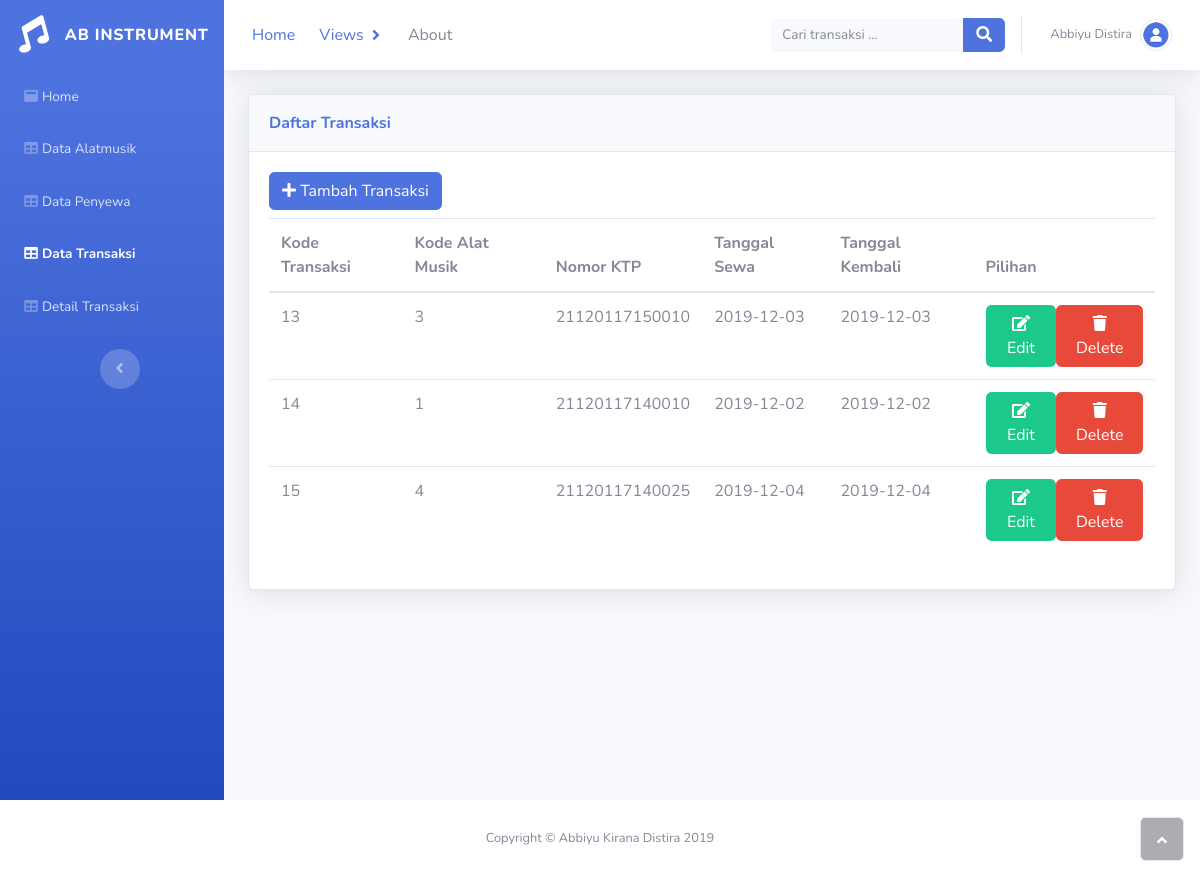
The page /transaksi.php (signed in) on the database its author committed.
### tables this page shows
CREATE TABLE `transaksi` (
  `id_transaksi` int(11) NOT NULL,
  `id_alatmusik` int(11) NOT NULL,
  `id_penyewa` varchar(25) NOT NULL,
  `tgl_pinjam` date NOT NULL,
  `tgl_kembali` date DEFAULT NULL
);

### transaksi.php (the view, shortened to what this page needs)
<!DOCTYPE html>
<html>
<head>
    <link rel="stylesheet" href="assets/bootstrap/css/bootstrap.min.css">
    <link rel="stylesheet" href="assets/fonts/fontawesome-all.min.css">
    <link rel="stylesheet" href="assets/css/Navigation-Clean.css">
</head>
<body id="page-top">
    <div id="wrapper">
        <nav class="navbar navbar-dark align-items-start sidebar sidebar-dark accordion bg-gradient-primary p-0">
            <div class="container-fluid d-flex flex-column p-0">
                <a class="navbar-brand d-flex justify-content-center align-items-center sidebar-brand m-0" href="#">
                    <div class="sidebar-brand-icon rotate-n-15"><i class="fas fa-music"></i></div>
                    <div class="sidebar-brand-text mx-3"><span>AB Instrument</span></div>
                </a>
                <ul class="nav navbar-nav text-light" id="accordionSidebar">
                    <li class="nav-item" role="presentation">
                        <a class="nav-link" href="index.php"><i class="fas fa-window-maximize"></i><span>Home</span></a>
                        <a class="nav-link" href="alatmusik.php"><i class="fas fa-table"></i><span>Data Alatmusik</span></a>
                        <a class="nav-link" href="penyewa.php"><i class="fas fa-table"></i><span>Data Penyewa</span></a>
                        <a class="nav-link active" href="transaksi.php"><i class="fas fa-table"></i><span>Data Transaksi</span></a>
                        <a class="nav-link" href="detailtransaksi.php"><i class="fas fa-table"></i><span>Detail Transaksi</span></a>
                    </li>
                </ul>
                <div class="text-center d-none d-md-inline"><button class="btn rounded-circle border-0" id="sidebarToggle" type="button"></button></div>
            </div>
        </nav>
        <div class="d-flex flex-column" id="content-wrapper">
            <div id="content">
                <nav class="navbar navbar-light navbar-expand bg-white shadow mb-4 topbar static-top">
                    <div class="container-fluid">
                    <ul class="nav">
                        <li class="nav-item">
                            <a class="nav-link" href="index.php">Home</a>
                        </li>
                        <li class="nav-item dropdown">
                            <a class="nav-link dropdown-toggle" data-toggle="dropdown" href="#" role="button" aria-haspopup="true" aria-expanded="false">Views</a>
                        </li>
                        <li class="nav-item">
                            <a class="nav-link disabled" href="about.php" tabindex="-1" aria-disabled="true">About</a>
                        </li>
                    </ul>
                        <ul class="nav navbar-nav flex-nowrap ml-auto">
                            <form class="form-inline mr-auto navbar-search w-100" action="transaksi.php" method="get">
                                        <div class="input-group"><input class="bg-light form-control border-0 small" type="text" name="search" placeholder="Cari transaksi ...">
                                            <div class="input-group-append"><button class="btn btn-primary py-0" type="button"><i class="fas fa-search"></i></button></div>
                                        </div>
                            </form>
                            <li class="nav-item dropdown no-arrow" role="presentation">
                                <div class="nav-item dropdown no-arrow"><a class="dropdown-toggle nav-link" data-toggle="dropdown" aria-expanded="false" href="#">
                                    <span class="d-none d-lg-inline mr-2 text-gray-600 small">
                                    <?php
                                        include "koneksi.php";
                                        $username = $_SESSION['username'];
                                        $query = "SELECT * from admin where username='$username'";
                                        $result = mysqli_query($connect, $query) or die(mysqli_error($connect));
                                        while ($row = mysqli_fetch_array($result)) {
                                    ?>
                                    <?php echo $row['nama']; ?>
                                    <?php
                                        }
                                    ?>
                                    </span><img class="border rounded-circle img-profile" src="assets/img/avatars/avatar1.jpeg"></a>
                    </div>
                    </li>
                    </ul>
            </div>
            </nav>
            <div class="container-fluid">
                    <div class="card shadow">
                        <div class="card-header py-3">
                            <p class="text-primary m-0 font-weight-bold">Daftar Transaksi</p>
                        </div>
                        <div class="card-body">
                            <a class="card-link" href="tambah_transaksi.php"><button class="btn btn-primary"><i class="fa fa-plus"></i>&nbsp;Tambah Transaksi</button></a>
                            <div class="table-responsive table mt-2" id="dataTable" role="grid" aria-describedby="dataTable_info">
                                <table class="table dataTable my-0" id="dataTable">
                                    <thead>
                                        <tr>
                                            <th>Kode Transaksi</th>
                                            <th>Kode Alat Musik</th>
                                            <th>Nomor KTP</th>
                                            <th>Tanggal Sewa</th>
                                            <th>Tanggal Kembali</th>
                                            <th>Pilihan</th>
                                        </tr>
                                    </thead>
                                    <tbody>
                                        <?php
                                        include "koneksi.php";
                                        if(isset($_GET['search'])){
                                            $search = $_GET['search'];
                                            $query = "select * from transaksi where id_penyewa like '%".$search."%' or tgl_pinjam like '%".$search."%' or tgl_kembali like '%".$search."%'";
                                            $result = mysqli_query($connect, $query) or die(mysqli_error($connect));
                                        }
                                        else {
                                            $query = "select * from transaksi";
                                            $result = mysqli_query($connect, $query) or die(mysqli_error($connect));
                                        }
                                        while ($row = mysqli_fetch_array($result)) {
                                        ?>
                                            <tr>
                                                <td><?php echo $row['id_transaksi']; ?></td>
                                                <td><?php echo $row['id_alatmusik']; ?></td>
                                                <td><?php echo $row['id_penyewa']; ?></td>
                                                <td><?php echo $row['tgl_pinjam']; ?></td>
                                                <td><?php echo $row['tgl_pinjam']; ?></td>
                                                <td>
                                                    <div class="btn-group" role="group">
                                                        <a href='edit_transaksi.php?id_transaksi=<?php echo $row['id_transaksi']; ?>'>
                                                            <button class="btn btn-primary btn-success" type="button">
                                                                <i class="fa fa-edit"></i>Edit</button>
                                                        </a>
                                                        <a href='hapus_transaksi.php?id_transaksi=<?php echo $row['id_transaksi']; ?>'>
                                                            <button class="btn btn-primary btn-danger" type="button">
                                                                <i class="fa fa-trash"></i>Delete</button>
                                                        </a>
                                                    </div>
                                                </td>
                                            </tr>
                                        <?php
                                        }
                                        ?>
                                    </tbody>
                                </table>
                            </div>
                        </div>
                    </div>
                </div>
            </div>
        </div>
        </div>
        <footer class="bg-white sticky-footer">
            <div class="container my-auto">
                <div class="text-center my-auto copyright"><span>Copyright © Abbiyu Kirana Distira 2019</span></div>
            </div>
        </footer>
    </div><a class="border rounded d-inline scroll-to-top" href="#page-top"><i class="fas fa-angle-up"></i></a></div>
</body>
</html>

### rows shown on the page
transaksi: id_transaksi "13", id_alatmusik "3", id_penyewa "21120117150010", tgl_pinjam "2019-12-03"
transaksi: id_transaksi "14", id_alatmusik "1", id_penyewa "21120117140010", tgl_pinjam "2019-12-02"
transaksi: id_transaksi "15", id_alatmusik "4", id_penyewa "21120117140025", tgl_pinjam "2019-12-04"

### other values the page prints
$row['nama'] "Abbiyu Distira"
